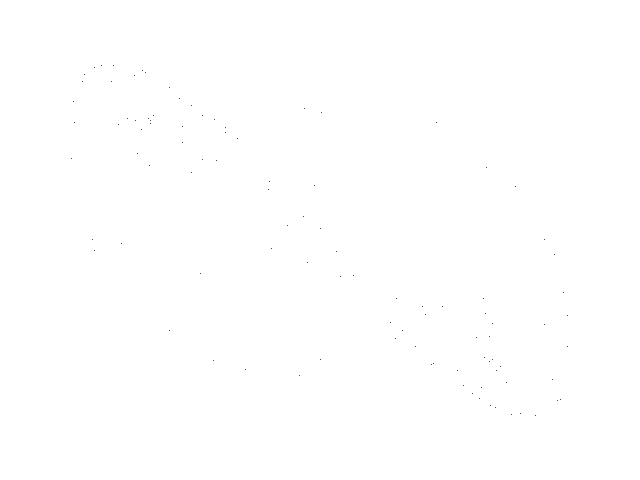
Frame 1 (no input)
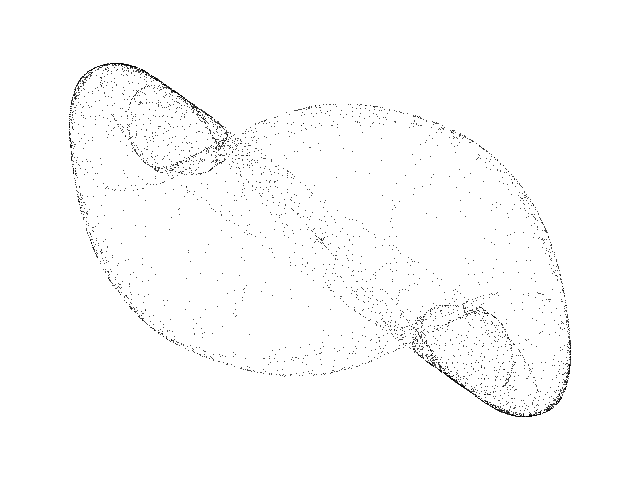
Frame 60 (the mouse pressed at the canvas centre just before this capture)
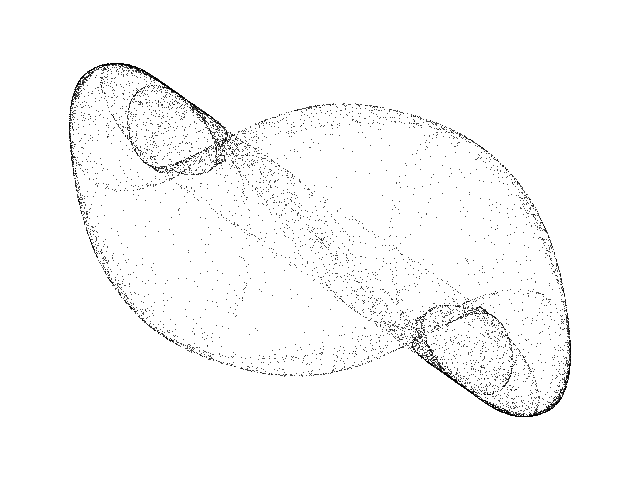
Frame 120 (the mouse held since frame 60 and released just before this capture)

The Processing sketch that drew these frames (run headless with seeded random() and noise(); from frame 60 on, the mouse is pressed at the canvas centre):

// Processing sketch: Knot
// ── Knot.pde
// Knot chaotic map //

  float x = 0.1;
  float y = 0.0;


void setup() {
  
  size(640, 480);
  background(255);
  
}

void draw() {
  
  for (int i=0; i<100; i++) {
    
    float nx = x;
    float ny = y;
    
    x = -ny;
    y = pow(nx, 3.0) - nx - ny;
        
    point(320 + (170 * x), 240 + (120 * y));
        
  }

}
